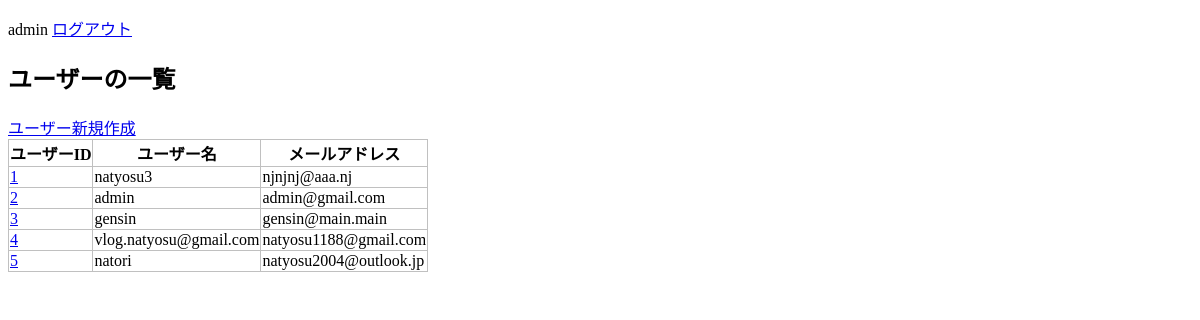
The app's page /crud/users (signed in) with its own data.
### apps/crud/models.py (models this page shows, shortened)
class User(db.Model, Model, UserMixin):
    __tablename__ = "users"
    id = Column(Integer, primary_key=True)
    username = Column(String, index=True, unique=True)
    email = Column(String, unique=True, index=True)
    password_hash = Column(String)
    created_at = Column(DateTime, default=datetime.now())
    updated_at = Column(DateTime, default=datetime.now(), onupdate=datetime.now())
    @property
    def password(self):
        raise AttributeError("読み取り不可")

### apps/crud/views.py (the view)
@crud.route("/users")
@login_required
def users():
    users = User.query.all()
    return render_template("crud/index.html", users=users)

### apps/crud/models.py (called while the page is built)
@login_manager.user_loader
def load_user(user_id):
    return User.query.get(user_id)

### apps/crud/views.py (called while the page is built)
@crud.after_request
def add_header(response: Response):
    response.headers['X-Frame-Options'] = 'SAMEORIGIN'
    response.headers['Content-Security-Policy'] = "default-src 'self'"
    response.headers['X-Content-Type-Options'] = 'nosniff'
    return response

### apps/crud/templates/crud/index.html (shortened to what this page needs)
<!DOCTYPE html>
<html lang="en">
<head>
    <link rel="stylesheet" href="{{ url_for('crud.static', filename='style.css') }}">
</head>
<body>
    <div>
        {% if current_user.is_authenticated %}
            <p>
                <span>{{ current_user.username }}</span>
                <span><a href="{{ url_for('auth.login' ) }}">ログアウト</a></span>
            </p>
        {% endif %}
    </div>
    <h2>ユーザーの一覧</h2>
    <a href="{{ url_for('crud.create_user' ) }}">ユーザー新規作成</a>
    <table>
        <tr>
            <th>ユーザーID</th>
            <th>ユーザー名</th>
            <th>メールアドレス</th>
        </tr>
        {% for user in users %}
        <tr>
            <td>
                <a href="{{ url_for('crud.edit_user', user_id=user.id ) }}">{{ user.id }}</a>
            </td>
            <td>{{ user.username }}</td>
            <td>{{ user.email }}</td>
        </tr>
        {% endfor %}
    </table>
</body>
</html>

### apps/crud/static/style.css (style rules this page uses)
table { border-collapse: collapse; }
table, th, td { border: 1px solid #c0c0c0 }

### records on screen
User: username "admin", id "2", email "admin@gmail.com"
User: id "1", username "natyosu3", email "njnjnj@aaa.nj"
User: id "3", username "gensin", email "gensin@main.main"
User: id "4", username "vlog.natyosu@gmail.com", email "natyosu1188@gmail.com"
User: id "5", username "natori", email "natyosu2004@outlook.jp"
